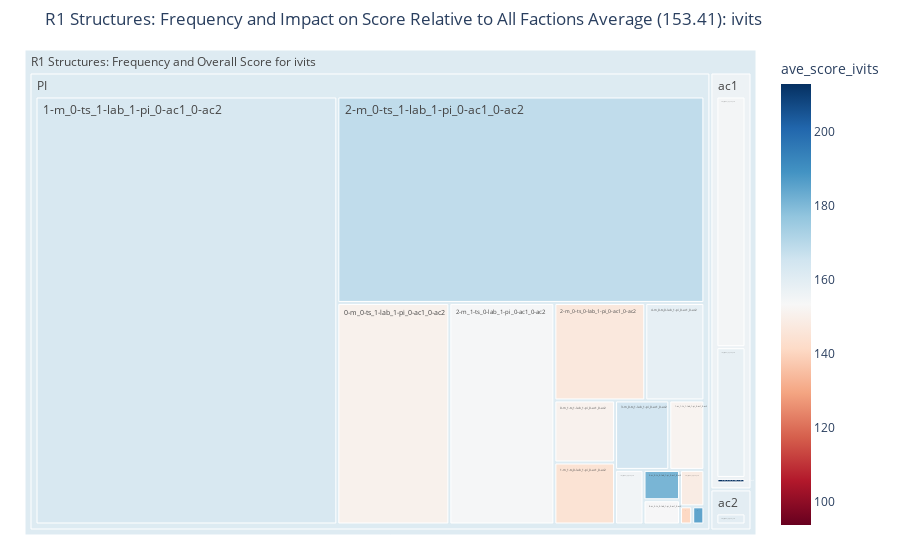
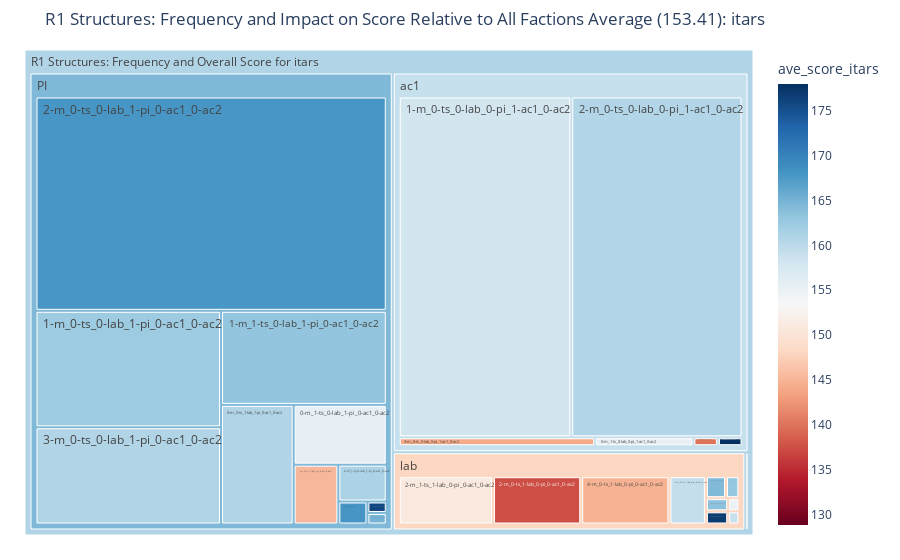
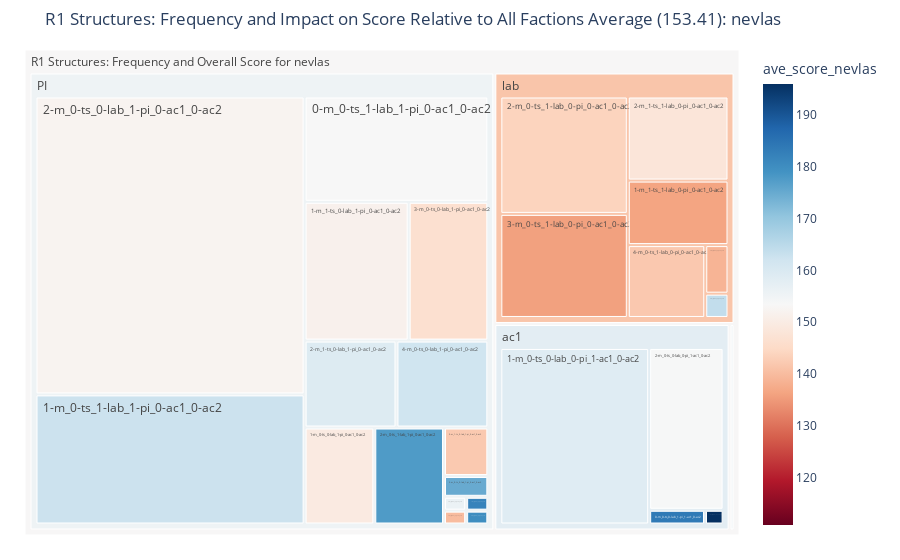
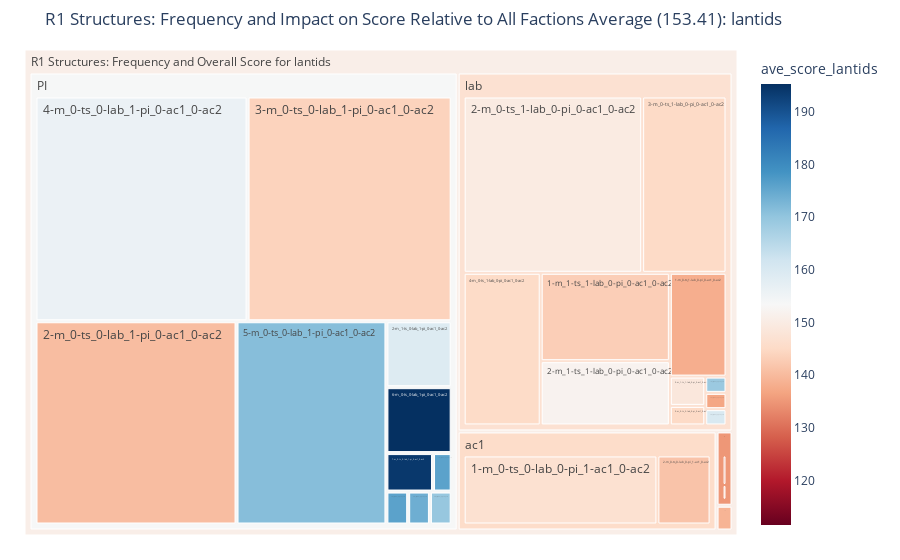

The notebook cell these images were saved under, in order:
### Code cell
plot_r1_structs_remote(4, dat_4)

### Figure 1 — Plotly figure (JSON) as saved in the notebook; plotly's stock layout.template omitted (floating-point values rounded to 4 significant figures)
{"data": [{"branchvalues": "total", "customdata": [[191, 159.7], [199.1, 154.5], [203.4, 150.7], [180.6, 150.9], [210, 153.8], [236.5, 158.0], [226.7, 163.1], [160.1, 144.8], [168.7, 151.6], [215.3, 155.4], [149.8, 147.0], [334, 213], [238.9, 168.5], [200.2, 154.0], [100, 141], [192.8, 164.4], [157.8, 148.8], [205.2, 158.6], [170, 185], [280.2, 181], ["(?)", 161.6], ["(?)", 156.5], [191, 159.7], ["(?)", 161.3]], "domain": {"x": [0, 1], "y": [0, 1]}, "hovertemplate": "labels=%{label}<br>class_counts=%{value}<br>parent=%{parent}<br>id=%{id}<br>ave_elo_ivits=%{customdata[0]}<br>ave_score_ivits=%{color}<extra></extra>", "ids": ["R1 Structures: Frequency and Overall Score for ivits/ac2/ 0-m_0-ts_0-lab_1-pi_0-ac1_1-ac2", "R1 Structures: Frequency and Overall Score for ivits/ac1/ 0-m_0-ts_0-lab_1-pi_1-ac1_0-ac2", "R1 Structures: Frequency and Overall Score for ivits/PI/ 0-m_0-ts_1-lab_1-pi_0-ac1_0-ac2", "R1 Structures: Frequency and Overall Score for ivits/PI/ 0-m_1-ts_1-lab_1-pi_0-ac1_0-ac2", "R1 Structures: Frequency and Overall Score for ivits/PI/ 0-m_2-ts_0-lab_1-pi_0-ac1_0-ac2", "R1 Structures: Frequency and Overall Score for ivits/ac1/ 1-m_0-ts_0-lab_1-pi_1-ac1_0-ac2", "R1 Structures: Frequency and Overall Score for ivits/PI/ 1-m_0-ts_1-lab_1-pi_0-ac1_0-ac2", "R1 Structures: Frequency and Overall Score for ivits/PI/ 1-m_1-ts_0-lab_1-pi_0-ac1_0-ac2", "R1 Structures: Frequency and Overall Score for ivits/PI/ 1-m_1-ts_1-lab_1-pi_0-ac1_0-ac2", "R1 Structures: Frequency and Overall Score for ivits/PI/ 1-m_2-ts_0-lab_1-pi_0-ac1_0-ac2", "R1 Structures: Frequency and Overall Score for ivits/PI/ 2-m_0-ts_0-lab_1-pi_0-ac1_0-ac2", "R1 Structures: Frequency and Overall Score for ivits/ac1/ 2-m_0-ts_0-lab_1-pi_1-ac1_0-ac2", "R1 Structures: Frequency and Overall Score for ivits/PI/ 2-m_0-ts_1-lab_1-pi_0-ac1_0-ac2", "R1 Structures: Frequency and Overall Score for ivits/PI/ 2-m_1-ts_0-lab_1-pi_0-ac1_0-ac2", "R1 Structures: Frequency and Overall Score for ivits/PI/ 2-m_2-ts_0-lab_1-pi_0-ac1_0-ac2", "R1 Structures: Frequency and Overall Score for ivits/PI/ 3-m_0-ts_1-lab_1-pi_0-ac1_0-ac2", "R1 Structures: Frequency and Overall Score for ivits/PI/ 3-m_1-ts_0-lab_1-pi_0-ac1_0-ac2", "R1 Structures: Frequency and Overall Score for ivits/PI/ 4-m_0-ts_0-lab_1-pi_0-ac1_0-ac2", "R1 Structures: Frequency and Overall Score for ivits/PI/ 4-m_0-ts_1-lab_1-pi_0-ac1_0-ac2", "R1 Structures: Frequency and Overall Score for ivits/PI/ 5-m_0-ts_0-lab_1-pi_0-ac1_0-ac2", "R1 Structures: Frequency and Overall Score for ivits/PI", "R1 Structures: Frequency and Overall Score for ivits/ac1", "R1 Structures: Frequency and Overall Score for ivits/ac2", "R1 Structures: Frequency and Overall Score for ivits"], "labels": [" 0-m_0-ts_0-lab_1-pi_0-ac1_1-ac2", " 0-m_0-ts_0-lab_1-pi_1-ac1_0-ac2", " 0-m_0-ts_1-lab_1-pi_0-ac1_0-ac2", " 0-m_1-ts_1-lab_1-pi_0-ac1_0-ac2", " 0-m_2-ts_0-lab_1-pi_0-ac1_0-ac2", " 1-m_0-ts_0-lab_1-pi_1-ac1_0-ac2", " 1-m_0-ts_1-lab_1-pi_0-ac1_0-ac2", " 1-m_1-ts_0-lab_1-pi_0-ac1_0-ac2", " 1-m_1-ts_1-lab_1-pi_0-ac1_0-ac2", " 1-m_2-ts_0-lab_1-pi_0-ac1_0-ac2", " 2-m_0-ts_0-lab_1-pi_0-ac1_0-ac2", " 2-m_0-ts_0-lab_1-pi_1-ac1_0-ac2", " 2-m_0-ts_1-lab_1-pi_0-ac1_0-ac2", " 2-m_1-ts_0-lab_1-pi_0-ac1_0-ac2", " 2-m_2-ts_0-lab_1-pi_0-ac1_0-ac2", " 3-m_0-ts_1-lab_1-pi_0-ac1_0-ac2", " 3-m_1-ts_0-lab_1-pi_0-ac1_0-ac2", " 4-m_0-ts_0-lab_1-pi_0-ac1_0-ac2", " 4-m_0-ts_1-lab_1-pi_0-ac1_0-ac2", " 5-m_0-ts_0-lab_1-pi_0-ac1_0-ac2", "PI", "ac1", "ac2", "R1 Structures: Frequency and Overall Score for ivits"], "marker": {"coloraxis": "coloraxis", "colors": [159.7, 154.5, 150.7, 150.9, 153.8, 158.0, 163.1, 144.8, 151.6, 155.4, 147.0, 213, 168.5, 154.0, 141, 164.4, 148.8, 158.6, 185, 181, 161.6, 156.5, 159.7, 161.3]}, "name": "", "parents": ["R1 Structures: Frequency and Overall Score for ivits/ac2", "R1 Structures: Frequency and Overall Score for ivits/ac1", "R1 Structures: Frequency and Overall Score for ivits/PI", "R1 Structures: Frequency and Overall Score for ivits/PI", "R1 Structures: Frequency and Overall Score for ivits/PI", "R1 Structures: Frequency and Overall Score for ivits/ac1", "R1 Structures: Frequency and Overall Score for ivits/PI", "R1 Structures: Frequency and Overall Score for ivits/PI", "R1 Structures: Frequency and Overall Score for ivits/PI", "R1 Structures: Frequency and Overall Score for ivits/PI", "R1 Structures: Frequency and Overall Score for ivits/PI", "R1 Structures: Frequency and Overall Score for ivits/ac1", "R1 Structures: Frequency and Overall Score for ivits/PI", "R1 Structures: Frequency and Overall Score for ivits/PI", "R1 Structures: Frequency and Overall Score for ivits/PI", "R1 Structures: Frequency and Overall Score for ivits/PI", "R1 Structures: Frequency and Overall Score for ivits/PI", "R1 Structures: Frequency and Overall Score for ivits/PI", "R1 Structures: Frequency and Overall Score for ivits/PI", "R1 Structures: Frequency and Overall Score for ivits/PI", "R1 Structures: Frequency and Overall Score for ivits", "R1 Structures: Frequency and Overall Score for ivits", "R1 Structures: Frequency and Overall Score for ivits", ""], "type": "treemap", "values": [7, 46, 112, 17, 4, 24, 583, 17, 11, 7, 40, 1, 342, 105, 1, 17, 4, 26, 1, 5, 1292, 71, 7, 1370]}], "layout": {"coloraxis": {"cmid": 153.4, "colorbar": {"title": {"text": "ave_score_ivits"}}, "colorscale": [[0, "rgb(103,0,31)"], [0.1, "rgb(178,24,43)"], [0.2, "rgb(214,96,77)"], [0.3, "rgb(244,165,130)"], [0.4, "rgb(253,219,199)"], [0.5, "rgb(247,247,247)"], [0.6, "rgb(209,229,240)"], [0.7, "rgb(146,197,222)"], [0.8, "rgb(67,147,195)"], [0.9, "rgb(33,102,172)"], [1, "rgb(5,48,97)"]]}, "legend": {"tracegroupgap": 0}, "margin": {"b": 25, "l": 25, "r": 25, "t": 50}, "title": {"text": "R1 Structures: Frequency and Impact on Score Relative to All Factions Average (153.41): ivits"}}}

### Figure 2 — Plotly figure (JSON) as saved in the notebook; plotly's stock layout.template omitted (floating-point values rounded to 4 significant figures)
{"data": [{"branchvalues": "total", "customdata": [[217.8, 160.8], [224, 155], [175.8, 155.5], [175.4, 155.5], [155.7, 164.3], [429, 176], [227, 140], [223.4, 158.0], [208.8, 162.4], [217.2, 145.2], [100, 140], [198.2, 163.1], [245.3, 160.7], [257.9, 167.8], [167.0, 137.4], [259, 159], [192, 161.2], [204.9, 150.9], [191.5, 144.1], [242.8, 160.9], [234, 163], [327, 178], [259.3, 168], [185.3, 144.7], [289.5, 163.5], [365, 165], [285.8, 159.3], [282.5, 177], ["(?)", 164.4], ["(?)", 159.1], [227, 140], ["(?)", 148.1], ["(?)", 160.8]], "domain": {"x": [0, 1], "y": [0, 1]}, "hovertemplate": "labels=%{label}<br>class_counts=%{value}<br>parent=%{parent}<br>id=%{id}<br>ave_elo_itars=%{customdata[0]}<br>ave_score_itars=%{color}<extra></extra>", "ids": ["R1 Structures: Frequency and Overall Score for itars/PI/ 0-m_0-ts_1-lab_1-pi_0-ac1_0-ac2", "R1 Structures: Frequency and Overall Score for itars/lab/ 0-m_0-ts_2-lab_0-pi_0-ac1_0-ac2", "R1 Structures: Frequency and Overall Score for itars/ac1/ 0-m_1-ts_0-lab_0-pi_1-ac1_0-ac2", "R1 Structures: Frequency and Overall Score for itars/PI/ 0-m_1-ts_0-lab_1-pi_0-ac1_0-ac2", "R1 Structures: Frequency and Overall Score for itars/lab/ 0-m_1-ts_1-lab_0-pi_0-ac1_0-ac2", "R1 Structures: Frequency and Overall Score for itars/PI/ 0-m_2-ts_0-lab_1-pi_0-ac1_0-ac2", "R1 Structures: Frequency and Overall Score for itars/ac2/ 1-m_0-ts_0-lab_0-pi_0-ac1_1-ac2", "R1 Structures: Frequency and Overall Score for itars/ac1/ 1-m_0-ts_0-lab_0-pi_1-ac1_0-ac2", "R1 Structures: Frequency and Overall Score for itars/PI/ 1-m_0-ts_0-lab_1-pi_0-ac1_0-ac2", "R1 Structures: Frequency and Overall Score for itars/PI/ 1-m_0-ts_1-lab_1-pi_0-ac1_0-ac2", "R1 Structures: Frequency and Overall Score for itars/ac1/ 1-m_1-ts_0-lab_0-pi_1-ac1_0-ac2", "R1 Structures: Frequency and Overall Score for itars/PI/ 1-m_1-ts_0-lab_1-pi_0-ac1_0-ac2", "R1 Structures: Frequency and Overall Score for itars/ac1/ 2-m_0-ts_0-lab_0-pi_1-ac1_0-ac2", "R1 Structures: Frequency and Overall Score for itars/PI/ 2-m_0-ts_0-lab_1-pi_0-ac1_0-ac2", "R1 Structures: Frequency and Overall Score for itars/lab/ 2-m_0-ts_1-lab_0-pi_0-ac1_0-ac2", "R1 Structures: Frequency and Overall Score for itars/lab/ 2-m_0-ts_2-lab_0-pi_0-ac1_0-ac2", "R1 Structures: Frequency and Overall Score for itars/PI/ 2-m_1-ts_0-lab_1-pi_0-ac1_0-ac2", "R1 Structures: Frequency and Overall Score for itars/lab/ 2-m_1-ts_1-lab_0-pi_0-ac1_0-ac2", "R1 Structures: Frequency and Overall Score for itars/ac1/ 3-m_0-ts_0-lab_0-pi_1-ac1_0-ac2", "R1 Structures: Frequency and Overall Score for itars/PI/ 3-m_0-ts_0-lab_1-pi_0-ac1_0-ac2", "R1 Structures: Frequency and Overall Score for itars/lab/ 3-m_1-ts_1-lab_0-pi_0-ac1_0-ac2", "R1 Structures: Frequency and Overall Score for itars/ac1/ 4-m_0-ts_0-lab_0-pi_1-ac1_0-ac2", "R1 Structures: Frequency and Overall Score for itars/PI/ 4-m_0-ts_0-lab_1-pi_0-ac1_0-ac2", "R1 Structures: Frequency and Overall Score for itars/lab/ 4-m_0-ts_1-lab_0-pi_0-ac1_0-ac2", "R1 Structures: Frequency and Overall Score for itars/lab/ 4-m_1-ts_1-lab_0-pi_0-ac1_0-ac2", "R1 Structures: Frequency and Overall Score for itars/PI/ 5-m_0-ts_0-lab_1-pi_0-ac1_0-ac2", "R1 Structures: Frequency and Overall Score for itars/lab/ 5-m_0-ts_1-lab_0-pi_0-ac1_0-ac2", "R1 Structures: Frequency and Overall Score for itars/lab/ 6-m_0-ts_1-lab_0-pi_0-ac1_0-ac2", "R1 Structures: Frequency and Overall Score for itars/PI", "R1 Structures: Frequency and Overall Score for itars/ac1", "R1 Structures: Frequency and Overall Score for itars/ac2", "R1 Structures: Frequency and Overall Score for itars/lab", "R1 Structures: Frequency and Overall Score for itars"], "labels": [" 0-m_0-ts_1-lab_1-pi_0-ac1_0-ac2", " 0-m_0-ts_2-lab_0-pi_0-ac1_0-ac2", " 0-m_1-ts_0-lab_0-pi_1-ac1_0-ac2", " 0-m_1-ts_0-lab_1-pi_0-ac1_0-ac2", " 0-m_1-ts_1-lab_0-pi_0-ac1_0-ac2", " 0-m_2-ts_0-lab_1-pi_0-ac1_0-ac2", " 1-m_0-ts_0-lab_0-pi_0-ac1_1-ac2", " 1-m_0-ts_0-lab_0-pi_1-ac1_0-ac2", " 1-m_0-ts_0-lab_1-pi_0-ac1_0-ac2", " 1-m_0-ts_1-lab_1-pi_0-ac1_0-ac2", " 1-m_1-ts_0-lab_0-pi_1-ac1_0-ac2", " 1-m_1-ts_0-lab_1-pi_0-ac1_0-ac2", " 2-m_0-ts_0-lab_0-pi_1-ac1_0-ac2", " 2-m_0-ts_0-lab_1-pi_0-ac1_0-ac2", " 2-m_0-ts_1-lab_0-pi_0-ac1_0-ac2", " 2-m_0-ts_2-lab_0-pi_0-ac1_0-ac2", " 2-m_1-ts_0-lab_1-pi_0-ac1_0-ac2", " 2-m_1-ts_1-lab_0-pi_0-ac1_0-ac2", " 3-m_0-ts_0-lab_0-pi_1-ac1_0-ac2", " 3-m_0-ts_0-lab_1-pi_0-ac1_0-ac2", " 3-m_1-ts_1-lab_0-pi_0-ac1_0-ac2", " 4-m_0-ts_0-lab_0-pi_1-ac1_0-ac2", " 4-m_0-ts_0-lab_1-pi_0-ac1_0-ac2", " 4-m_0-ts_1-lab_0-pi_0-ac1_0-ac2", " 4-m_1-ts_1-lab_0-pi_0-ac1_0-ac2", " 5-m_0-ts_0-lab_1-pi_0-ac1_0-ac2", " 5-m_0-ts_1-lab_0-pi_0-ac1_0-ac2", " 6-m_0-ts_1-lab_0-pi_0-ac1_0-ac2", "PI", "ac1", "ac2", "lab", "R1 Structures: Frequency and Overall Score for itars"], "marker": {"coloraxis": "coloraxis", "colors": [160.8, 155, 155.5, 155.5, 164.3, 176, 140, 158.0, 162.4, 145.2, 140, 163.1, 160.7, 167.8, 137.4, 159, 161.2, 150.9, 144.1, 160.9, 163, 178, 168, 144.7, 163.5, 165, 159.3, 177, 164.4, 159.1, 140, 148.1, 160.8]}, "name": "", "parents": ["R1 Structures: Frequency and Overall Score for itars/PI", "R1 Structures: Frequency and Overall Score for itars/lab", "R1 Structures: Frequency and Overall Score for itars/ac1", "R1 Structures: Frequency and Overall Score for itars/PI", "R1 Structures: Frequency and Overall Score for itars/lab", "R1 Structures: Frequency and Overall Score for itars/PI", "R1 Structures: Frequency and Overall Score for itars/ac2", "R1 Structures: Frequency and Overall Score for itars/ac1", "R1 Structures: Frequency and Overall Score for itars/PI", "R1 Structures: Frequency and Overall Score for itars/PI", "R1 Structures: Frequency and Overall Score for itars/ac1", "R1 Structures: Frequency and Overall Score for itars/PI", "R1 Structures: Frequency and Overall Score for itars/ac1", "R1 Structures: Frequency and Overall Score for itars/PI", "R1 Structures: Frequency and Overall Score for itars/lab", "R1 Structures: Frequency and Overall Score for itars/lab", "R1 Structures: Frequency and Overall Score for itars/PI", "R1 Structures: Frequency and Overall Score for itars/lab", "R1 Structures: Frequency and Overall Score for itars/ac1", "R1 Structures: Frequency and Overall Score for itars/PI", "R1 Structures: Frequency and Overall Score for itars/lab", "R1 Structures: Frequency and Overall Score for itars/ac1", "R1 Structures: Frequency and Overall Score for itars/PI", "R1 Structures: Frequency and Overall Score for itars/lab", "R1 Structures: Frequency and Overall Score for itars/lab", "R1 Structures: Frequency and Overall Score for itars/PI", "R1 Structures: Frequency and Overall Score for itars/lab", "R1 Structures: Frequency and Overall Score for itars/lab", "R1 Structures: Frequency and Overall Score for itars", "R1 Structures: Frequency and Overall Score for itars", "R1 Structures: Frequency and Overall Score for itars", "R1 Structures: Frequency and Overall Score for itars", ""], "type": "treemap", "values": [39, 1, 4, 25, 3, 1, 1, 268, 97, 12, 1, 70, 266, 338, 29, 1, 8, 31, 8, 81, 2, 1, 3, 29, 2, 1, 12, 2, 675, 548, 1, 112, 1336]}], "layout": {"coloraxis": {"cmid": 153.4, "colorbar": {"title": {"text": "ave_score_itars"}}, "colorscale": [[0, "rgb(103,0,31)"], [0.1, "rgb(178,24,43)"], [0.2, "rgb(214,96,77)"], [0.3, "rgb(244,165,130)"], [0.4, "rgb(253,219,199)"], [0.5, "rgb(247,247,247)"], [0.6, "rgb(209,229,240)"], [0.7, "rgb(146,197,222)"], [0.8, "rgb(67,147,195)"], [0.9, "rgb(33,102,172)"], [1, "rgb(5,48,97)"]]}, "legend": {"tracegroupgap": 0}, "margin": {"b": 25, "l": 25, "r": 25, "t": 50}, "title": {"text": "R1 Structures: Frequency and Impact on Score Relative to All Factions Average (153.41): itars"}}}

### Figure 3 — Plotly figure (JSON) as saved in the notebook; plotly's stock layout.template omitted (floating-point values rounded to 4 significant figures)
{"data": [{"branchvalues": "total", "customdata": [[337.7, 183.7], [240.2, 153.4], [175.7, 142], [404, 156], [454, 140], [259.3, 158.8], [197.6, 149.6], [139, 196], [238.4, 162.7], [222.0, 151.4], [135.3, 136.3], [133, 182], [276.8, 153.5], [206.3, 152.2], [206.4, 143.8], [305.0, 177.7], [224.3, 159.2], [209.4, 148], [100, 170], [205.1, 146.6], [159.3, 135.9], [361, 180], [71.5, 164], [222.6, 162.0], [150.2, 141.9], [126, 139], [138, 157], [237.7, 175], [215.2, 138.8], ["(?)", 155.4], ["(?)", 158], ["(?)", 141.4], ["(?)", 155.3], ["(?)", 153.2]], "domain": {"x": [0, 1], "y": [0, 1]}, "hovertemplate": "labels=%{label}<br>class_counts=%{value}<br>parent=%{parent}<br>id=%{id}<br>ave_elo_nevlas=%{customdata[0]}<br>ave_score_nevlas=%{color}<extra></extra>", "ids": ["R1 Structures: Frequency and Overall Score for nevlas/ac1/ 0-m_0-ts_0-lab_1-pi_1-ac1_0-ac2", "R1 Structures: Frequency and Overall Score for nevlas/PI/ 0-m_0-ts_1-lab_1-pi_0-ac1_0-ac2", "R1 Structures: Frequency and Overall Score for nevlas/PI/ 0-m_1-ts_0-lab_1-pi_0-ac1_0-ac2", "R1 Structures: Frequency and Overall Score for nevlas/PI/ 0-m_1-ts_1-lab_1-pi_0-ac1_0-ac2", "R1 Structures: Frequency and Overall Score for nevlas/PI/ 0-m_2-ts_0-lab_1-pi_0-ac1_0-ac2", "R1 Structures: Frequency and Overall Score for nevlas/ac1/ 1-m_0-ts_0-lab_0-pi_1-ac1_0-ac2", "R1 Structures: Frequency and Overall Score for nevlas/PI/ 1-m_0-ts_0-lab_1-pi_0-ac1_0-ac2", "R1 Structures: Frequency and Overall Score for nevlas/ac1/ 1-m_0-ts_0-lab_1-pi_1-ac1_0-ac2", "R1 Structures: Frequency and Overall Score for nevlas/PI/ 1-m_0-ts_1-lab_1-pi_0-ac1_0-ac2", "R1 Structures: Frequency and Overall Score for nevlas/PI/ 1-m_1-ts_0-lab_1-pi_0-ac1_0-ac2", "R1 Structures: Frequency and Overall Score for nevlas/lab/ 1-m_1-ts_1-lab_0-pi_0-ac1_0-ac2", "R1 Structures: Frequency and Overall Score for nevlas/PI/ 1-m_1-ts_1-lab_1-pi_0-ac1_0-ac2", "R1 Structures: Frequency and Overall Score for nevlas/ac1/ 2-m_0-ts_0-lab_0-pi_1-ac1_0-ac2", "R1 Structures: Frequency and Overall Score for nevlas/PI/ 2-m_0-ts_0-lab_1-pi_0-ac1_0-ac2", "R1 Structures: Frequency and Overall Score for nevlas/lab/ 2-m_0-ts_1-lab_0-pi_0-ac1_0-ac2", "R1 Structures: Frequency and Overall Score for nevlas/PI/ 2-m_0-ts_1-lab_1-pi_0-ac1_0-ac2", "R1 Structures: Frequency and Overall Score for nevlas/PI/ 2-m_1-ts_0-lab_1-pi_0-ac1_0-ac2", "R1 Structures: Frequency and Overall Score for nevlas/lab/ 2-m_1-ts_1-lab_0-pi_0-ac1_0-ac2", "R1 Structures: Frequency and Overall Score for nevlas/ts/ 2-m_2-ts_0-lab_0-pi_0-ac1_0-ac2", "R1 Structures: Frequency and Overall Score for nevlas/PI/ 3-m_0-ts_0-lab_1-pi_0-ac1_0-ac2", "R1 Structures: Frequency and Overall Score for nevlas/lab/ 3-m_0-ts_1-lab_0-pi_0-ac1_0-ac2", "R1 Structures: Frequency and Overall Score for nevlas/PI/ 3-m_0-ts_1-lab_1-pi_0-ac1_0-ac2", "R1 Structures: Frequency and Overall Score for nevlas/lab/ 3-m_1-ts_1-lab_0-pi_0-ac1_0-ac2", "R1 Structures: Frequency and Overall Score for nevlas/PI/ 4-m_0-ts_0-lab_1-pi_0-ac1_0-ac2", "R1 Structures: Frequency and Overall Score for nevlas/lab/ 4-m_0-ts_1-lab_0-pi_0-ac1_0-ac2", "R1 Structures: Frequency and Overall Score for nevlas/ts/ 4-m_1-ts_0-lab_0-pi_0-ac1_0-ac2", "R1 Structures: Frequency and Overall Score for nevlas/ts/ 4-m_2-ts_0-lab_0-pi_0-ac1_0-ac2", "R1 Structures: Frequency and Overall Score for nevlas/PI/ 5-m_0-ts_0-lab_1-pi_0-ac1_0-ac2", "R1 Structures: Frequency and Overall Score for nevlas/lab/ 5-m_0-ts_1-lab_0-pi_0-ac1_0-ac2", "R1 Structures: Frequency and Overall Score for nevlas/PI", "R1 Structures: Frequency and Overall Score for nevlas/ac1", "R1 Structures: Frequency and Overall Score for nevlas/lab", "R1 Structures: Frequency and Overall Score for nevlas/ts", "R1 Structures: Frequency and Overall Score for nevlas"], "labels": [" 0-m_0-ts_0-lab_1-pi_1-ac1_0-ac2", " 0-m_0-ts_1-lab_1-pi_0-ac1_0-ac2", " 0-m_1-ts_0-lab_1-pi_0-ac1_0-ac2", " 0-m_1-ts_1-lab_1-pi_0-ac1_0-ac2", " 0-m_2-ts_0-lab_1-pi_0-ac1_0-ac2", " 1-m_0-ts_0-lab_0-pi_1-ac1_0-ac2", " 1-m_0-ts_0-lab_1-pi_0-ac1_0-ac2", " 1-m_0-ts_0-lab_1-pi_1-ac1_0-ac2", " 1-m_0-ts_1-lab_1-pi_0-ac1_0-ac2", " 1-m_1-ts_0-lab_1-pi_0-ac1_0-ac2", " 1-m_1-ts_1-lab_0-pi_0-ac1_0-ac2", " 1-m_1-ts_1-lab_1-pi_0-ac1_0-ac2", " 2-m_0-ts_0-lab_0-pi_1-ac1_0-ac2", " 2-m_0-ts_0-lab_1-pi_0-ac1_0-ac2", " 2-m_0-ts_1-lab_0-pi_0-ac1_0-ac2", " 2-m_0-ts_1-lab_1-pi_0-ac1_0-ac2", " 2-m_1-ts_0-lab_1-pi_0-ac1_0-ac2", " 2-m_1-ts_1-lab_0-pi_0-ac1_0-ac2", " 2-m_2-ts_0-lab_0-pi_0-ac1_0-ac2", " 3-m_0-ts_0-lab_1-pi_0-ac1_0-ac2", " 3-m_0-ts_1-lab_0-pi_0-ac1_0-ac2", " 3-m_0-ts_1-lab_1-pi_0-ac1_0-ac2", " 3-m_1-ts_1-lab_0-pi_0-ac1_0-ac2", " 4-m_0-ts_0-lab_1-pi_0-ac1_0-ac2", " 4-m_0-ts_1-lab_0-pi_0-ac1_0-ac2", " 4-m_1-ts_0-lab_0-pi_0-ac1_0-ac2", " 4-m_2-ts_0-lab_0-pi_0-ac1_0-ac2", " 5-m_0-ts_0-lab_1-pi_0-ac1_0-ac2", " 5-m_0-ts_1-lab_0-pi_0-ac1_0-ac2", "PI", "ac1", "lab", "ts", "R1 Structures: Frequency and Overall Score for nevlas"], "marker": {"coloraxis": "coloraxis", "colors": [183.7, 153.4, 142, 156, 140, 158.8, 149.6, 196, 162.7, 151.4, 136.3, 182, 153.5, 152.2, 143.8, 177.7, 159.2, 148, 170, 146.6, 135.9, 180, 164, 162.0, 141.9, 139, 157, 175, 138.8, 155.4, 158, 141.4, 155.3, 153.2]}, "name": "", "parents": ["R1 Structures: Frequency and Overall Score for nevlas/ac1", "R1 Structures: Frequency and Overall Score for nevlas/PI", "R1 Structures: Frequency and Overall Score for nevlas/PI", "R1 Structures: Frequency and Overall Score for nevlas/PI", "R1 Structures: Frequency and Overall Score for nevlas/PI", "R1 Structures: Frequency and Overall Score for nevlas/ac1", "R1 Structures: Frequency and Overall Score for nevlas/PI", "R1 Structures: Frequency and Overall Score for nevlas/ac1", "R1 Structures: Frequency and Overall Score for nevlas/PI", "R1 Structures: Frequency and Overall Score for nevlas/PI", "R1 Structures: Frequency and Overall Score for nevlas/lab", "R1 Structures: Frequency and Overall Score for nevlas/PI", "R1 Structures: Frequency and Overall Score for nevlas/ac1", "R1 Structures: Frequency and Overall Score for nevlas/PI", "R1 Structures: Frequency and Overall Score for nevlas/lab", "R1 Structures: Frequency and Overall Score for nevlas/PI", "R1 Structures: Frequency and Overall Score for nevlas/PI", "R1 Structures: Frequency and Overall Score for nevlas/lab", "R1 Structures: Frequency and Overall Score for nevlas/ts", "R1 Structures: Frequency and Overall Score for nevlas/PI", "R1 Structures: Frequency and Overall Score for nevlas/lab", "R1 Structures: Frequency and Overall Score for nevlas/PI", "R1 Structures: Frequency and Overall Score for nevlas/lab", "R1 Structures: Frequency and Overall Score for nevlas/PI", "R1 Structures: Frequency and Overall Score for nevlas/lab", "R1 Structures: Frequency and Overall Score for nevlas/ts", "R1 Structures: Frequency and Overall Score for nevlas/ts", "R1 Structures: Frequency and Overall Score for nevlas/PI", "R1 Structures: Frequency and Overall Score for nevlas/lab", "R1 Structures: Frequency and Overall Score for nevlas", "R1 Structures: Frequency and Overall Score for nevlas", "R1 Structures: Frequency and Overall Score for nevlas", "R1 Structures: Frequency and Overall Score for nevlas", ""], "type": "treemap", "values": [3, 63, 7, 1, 1, 96, 22, 1, 114, 47, 23, 1, 44, 261, 53, 22, 26, 30, 1, 36, 47, 1, 2, 26, 20, 1, 1, 3, 4, 631, 144, 179, 3, 957]}], "layout": {"coloraxis": {"cmid": 153.4, "colorbar": {"title": {"text": "ave_score_nevlas"}}, "colorscale": [[0, "rgb(103,0,31)"], [0.1, "rgb(178,24,43)"], [0.2, "rgb(214,96,77)"], [0.3, "rgb(244,165,130)"], [0.4, "rgb(253,219,199)"], [0.5, "rgb(247,247,247)"], [0.6, "rgb(209,229,240)"], [0.7, "rgb(146,197,222)"], [0.8, "rgb(67,147,195)"], [0.9, "rgb(33,102,172)"], [1, "rgb(5,48,97)"]]}, "legend": {"tracegroupgap": 0}, "margin": {"b": 25, "l": 25, "r": 25, "t": 50}, "title": {"text": "R1 Structures: Frequency and Impact on Score Relative to All Factions Average (153.41): nevlas"}}}

### Figure 4 — Plotly figure (JSON) as saved in the notebook; plotly's stock layout.template omitted (floating-point values rounded to 4 significant figures)
{"data": [{"branchvalues": "total", "customdata": [[275, 145], [176.7, 148.7], [82, 139], [288.1, 146.8], [280, 176], [232.1, 138.1], [326, 169], [119, 142], [211.5, 143.1], [222.5, 131.5], [274.8, 141.4], [183.7, 140.4], [219.9, 149.8], [245, 176], [262.7, 159.2], [203.5, 152.0], [187.5, 143.9], [213.9, 145.0], [276.5, 174], [252.2, 156.1], [237.0, 145.2], [268.0, 171.3], [185, 137], [247.3, 195.2], [135, 160], [330.2, 194], [346.5, 169.5], ["(?)", 153.6], ["(?)", 145.6], [82, 139], ["(?)", 146.9], ["(?)", 135], ["(?)", 150.8]], "domain": {"x": [0, 1], "y": [0, 1]}, "hovertemplate": "labels=%{label}<br>class_counts=%{value}<br>parent=%{parent}<br>id=%{id}<br>ave_elo_lantids=%{customdata[0]}<br>ave_score_lantids=%{color}<extra></extra>", "ids": ["R1 Structures: Frequency and Overall Score for lantids/lab/ 0-m_0-ts_2-lab_0-pi_0-ac1_0-ac2", "R1 Structures: Frequency and Overall Score for lantids/lab/ 0-m_1-ts_1-lab_0-pi_0-ac1_0-ac2", "R1 Structures: Frequency and Overall Score for lantids/ac2/ 1-m_0-ts_0-lab_0-pi_0-ac1_1-ac2", "R1 Structures: Frequency and Overall Score for lantids/ac1/ 1-m_0-ts_0-lab_0-pi_1-ac1_0-ac2", "R1 Structures: Frequency and Overall Score for lantids/PI/ 1-m_0-ts_0-lab_1-pi_0-ac1_0-ac2", "R1 Structures: Frequency and Overall Score for lantids/lab/ 1-m_0-ts_1-lab_0-pi_0-ac1_0-ac2", "R1 Structures: Frequency and Overall Score for lantids/lab/ 1-m_0-ts_2-lab_0-pi_0-ac1_0-ac2", "R1 Structures: Frequency and Overall Score for lantids/ts/ 1-m_1-ts_0-lab_0-pi_0-ac1_0-ac2", "R1 Structures: Frequency and Overall Score for lantids/lab/ 1-m_1-ts_1-lab_0-pi_0-ac1_0-ac2", "R1 Structures: Frequency and Overall Score for lantids/ts/ 1-m_2-ts_0-lab_0-pi_0-ac1_0-ac2", "R1 Structures: Frequency and Overall Score for lantids/ac1/ 2-m_0-ts_0-lab_0-pi_1-ac1_0-ac2", "R1 Structures: Frequency and Overall Score for lantids/PI/ 2-m_0-ts_0-lab_1-pi_0-ac1_0-ac2", "R1 Structures: Frequency and Overall Score for lantids/lab/ 2-m_0-ts_1-lab_0-pi_0-ac1_0-ac2", "R1 Structures: Frequency and Overall Score for lantids/PI/ 2-m_0-ts_1-lab_1-pi_0-ac1_0-ac2", "R1 Structures: Frequency and Overall Score for lantids/PI/ 2-m_1-ts_0-lab_1-pi_0-ac1_0-ac2", "R1 Structures: Frequency and Overall Score for lantids/lab/ 2-m_1-ts_1-lab_0-pi_0-ac1_0-ac2", "R1 Structures: Frequency and Overall Score for lantids/PI/ 3-m_0-ts_0-lab_1-pi_0-ac1_0-ac2", "R1 Structures: Frequency and Overall Score for lantids/lab/ 3-m_0-ts_1-lab_0-pi_0-ac1_0-ac2", "R1 Structures: Frequency and Overall Score for lantids/PI/ 3-m_1-ts_0-lab_1-pi_0-ac1_0-ac2", "R1 Structures: Frequency and Overall Score for lantids/PI/ 4-m_0-ts_0-lab_1-pi_0-ac1_0-ac2", "R1 Structures: Frequency and Overall Score for lantids/lab/ 4-m_0-ts_1-lab_0-pi_0-ac1_0-ac2", "R1 Structures: Frequency and Overall Score for lantids/PI/ 5-m_0-ts_0-lab_1-pi_0-ac1_0-ac2", "R1 Structures: Frequency and Overall Score for lantids/lab/ 5-m_0-ts_1-lab_0-pi_0-ac1_0-ac2", "R1 Structures: Frequency and Overall Score for lantids/PI/ 6-m_0-ts_0-lab_1-pi_0-ac1_0-ac2", "R1 Structures: Frequency and Overall Score for lantids/lab/ 6-m_0-ts_1-lab_0-pi_0-ac1_0-ac2", "R1 Structures: Frequency and Overall Score for lantids/PI/ 7-m_0-ts_0-lab_1-pi_0-ac1_0-ac2", "R1 Structures: Frequency and Overall Score for lantids/PI/ 8-m_0-ts_0-lab_1-pi_0-ac1_0-ac2", "R1 Structures: Frequency and Overall Score for lantids/PI", "R1 Structures: Frequency and Overall Score for lantids/ac1", "R1 Structures: Frequency and Overall Score for lantids/ac2", "R1 Structures: Frequency and Overall Score for lantids/lab", "R1 Structures: Frequency and Overall Score for lantids/ts", "R1 Structures: Frequency and Overall Score for lantids"], "labels": [" 0-m_0-ts_2-lab_0-pi_0-ac1_0-ac2", " 0-m_1-ts_1-lab_0-pi_0-ac1_0-ac2", " 1-m_0-ts_0-lab_0-pi_0-ac1_1-ac2", " 1-m_0-ts_0-lab_0-pi_1-ac1_0-ac2", " 1-m_0-ts_0-lab_1-pi_0-ac1_0-ac2", " 1-m_0-ts_1-lab_0-pi_0-ac1_0-ac2", " 1-m_0-ts_2-lab_0-pi_0-ac1_0-ac2", " 1-m_1-ts_0-lab_0-pi_0-ac1_0-ac2", " 1-m_1-ts_1-lab_0-pi_0-ac1_0-ac2", " 1-m_2-ts_0-lab_0-pi_0-ac1_0-ac2", " 2-m_0-ts_0-lab_0-pi_1-ac1_0-ac2", " 2-m_0-ts_0-lab_1-pi_0-ac1_0-ac2", " 2-m_0-ts_1-lab_0-pi_0-ac1_0-ac2", " 2-m_0-ts_1-lab_1-pi_0-ac1_0-ac2", " 2-m_1-ts_0-lab_1-pi_0-ac1_0-ac2", " 2-m_1-ts_1-lab_0-pi_0-ac1_0-ac2", " 3-m_0-ts_0-lab_1-pi_0-ac1_0-ac2", " 3-m_0-ts_1-lab_0-pi_0-ac1_0-ac2", " 3-m_1-ts_0-lab_1-pi_0-ac1_0-ac2", " 4-m_0-ts_0-lab_1-pi_0-ac1_0-ac2", " 4-m_0-ts_1-lab_0-pi_0-ac1_0-ac2", " 5-m_0-ts_0-lab_1-pi_0-ac1_0-ac2", " 5-m_0-ts_1-lab_0-pi_0-ac1_0-ac2", " 6-m_0-ts_0-lab_1-pi_0-ac1_0-ac2", " 6-m_0-ts_1-lab_0-pi_0-ac1_0-ac2", " 7-m_0-ts_0-lab_1-pi_0-ac1_0-ac2", " 8-m_0-ts_0-lab_1-pi_0-ac1_0-ac2", "PI", "ac1", "ac2", "lab", "ts", "R1 Structures: Frequency and Overall Score for lantids"], "marker": {"coloraxis": "coloraxis", "colors": [145, 148.7, 139, 146.8, 176, 138.1, 169, 142, 143.1, 131.5, 141.4, 140.4, 149.8, 176, 159.2, 152.0, 143.9, 145.0, 174, 156.1, 145.2, 171.3, 137, 195.2, 160, 194, 169.5, 153.6, 145.6, 139, 146.9, 135, 150.8]}, "name": "", "parents": ["R1 Structures: Frequency and Overall Score for lantids/lab", "R1 Structures: Frequency and Overall Score for lantids/lab", "R1 Structures: Frequency and Overall Score for lantids/ac2", "R1 Structures: Frequency and Overall Score for lantids/ac1", "R1 Structures: Frequency and Overall Score for lantids/PI", "R1 Structures: Frequency and Overall Score for lantids/lab", "R1 Structures: Frequency and Overall Score for lantids/lab", "R1 Structures: Frequency and Overall Score for lantids/ts", "R1 Structures: Frequency and Overall Score for lantids/lab", "R1 Structures: Frequency and Overall Score for lantids/ts", "R1 Structures: Frequency and Overall Score for lantids/ac1", "R1 Structures: Frequency and Overall Score for lantids/PI", "R1 Structures: Frequency and Overall Score for lantids/lab", "R1 Structures: Frequency and Overall Score for lantids/PI", "R1 Structures: Frequency and Overall Score for lantids/PI", "R1 Structures: Frequency and Overall Score for lantids/lab", "R1 Structures: Frequency and Overall Score for lantids/PI", "R1 Structures: Frequency and Overall Score for lantids/lab", "R1 Structures: Frequency and Overall Score for lantids/PI", "R1 Structures: Frequency and Overall Score for lantids/PI", "R1 Structures: Frequency and Overall Score for lantids/lab", "R1 Structures: Frequency and Overall Score for lantids/PI", "R1 Structures: Frequency and Overall Score for lantids/lab", "R1 Structures: Frequency and Overall Score for lantids/PI", "R1 Structures: Frequency and Overall Score for lantids/lab", "R1 Structures: Frequency and Overall Score for lantids/PI", "R1 Structures: Frequency and Overall Score for lantids/PI", "R1 Structures: Frequency and Overall Score for lantids", "R1 Structures: Frequency and Overall Score for lantids", "R1 Structures: Frequency and Overall Score for lantids", "R1 Structures: Frequency and Overall Score for lantids", "R1 Structures: Frequency and Overall Score for lantids", ""], "type": "treemap", "values": [2, 3, 1, 51, 2, 17, 1, 1, 33, 2, 14, 114, 91, 2, 12, 24, 128, 43, 2, 133, 34, 85, 1, 12, 1, 5, 2, 497, 65, 1, 250, 3, 816]}], "layout": {"coloraxis": {"cmid": 153.4, "colorbar": {"title": {"text": "ave_score_lantids"}}, "colorscale": [[0, "rgb(103,0,31)"], [0.1, "rgb(178,24,43)"], [0.2, "rgb(214,96,77)"], [0.3, "rgb(244,165,130)"], [0.4, "rgb(253,219,199)"], [0.5, "rgb(247,247,247)"], [0.6, "rgb(209,229,240)"], [0.7, "rgb(146,197,222)"], [0.8, "rgb(67,147,195)"], [0.9, "rgb(33,102,172)"], [1, "rgb(5,48,97)"]]}, "legend": {"tracegroupgap": 0}, "margin": {"b": 25, "l": 25, "r": 25, "t": 50}, "title": {"text": "R1 Structures: Frequency and Impact on Score Relative to All Factions Average (153.41): lantids"}}}
